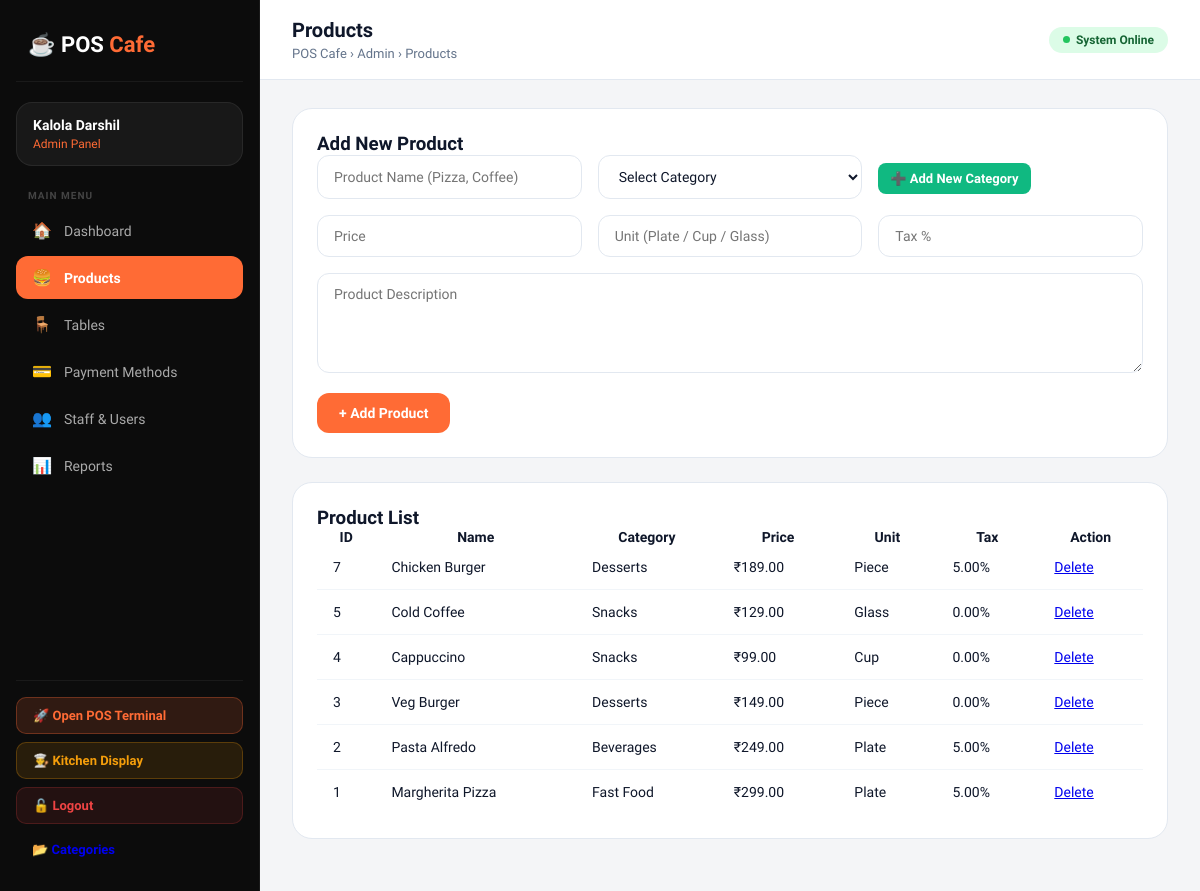
/admin/products.php (signed in), run on the app's committed database.
### tables this page shows
CREATE TABLE `products` (
  `id` int(11) NOT NULL,
  `name` varchar(120) NOT NULL,
  `category_id` int(11) NOT NULL,
  `price` decimal(10,2) NOT NULL,
  `unit` varchar(50) DEFAULT 'Plate',
  `tax` decimal(5,2) DEFAULT 0.00,
  `description` text DEFAULT NULL,
  `created_at` timestamp NOT NULL DEFAULT current_timestamp()
);

CREATE TABLE `categories` (
  `id` int(11) NOT NULL,
  `category_name` varchar(100) NOT NULL,
  `status` enum('active','inactive') DEFAULT 'active',
  `created_at` timestamp NOT NULL DEFAULT current_timestamp()
);

### admin/products.php (the view, shortened to what this page needs)
<?php
include("../config/db.php");
include("layout/header.php");
$products = mysqli_query($conn, "
    SELECT p.*, c.category_name
    FROM products p
    LEFT JOIN categories c ON p.category_id = c.id
    ORDER BY p.id DESC
");
?>
<div class="panel">
    <h3>Add New Product</h3>
    <form method="POST">
        <div class="form-grid">
            <input type="text" name="name" placeholder="Product Name (Pizza, Coffee)" required>
            <select name="category_id" required>
    <option value="">Select Category</option>
</select>
<div style="margin-top:8px;">
    <a href="categories.php?redirect=products" style="
        display:inline-block;
        text-decoration:none;
        background:#10b981;
        color:white;
        padding:8px 12px;
        border-radius:8px;
        font-size:13px;
        font-weight:600;
    ">
        ➕ Add New Category
    </a>
</div>
            <input type="number" step="0.01" name="price" placeholder="Price" required>
            <input type="text" name="unit" placeholder="Unit (Plate / Cup / Glass)">
            <input type="number" step="0.01" name="tax" placeholder="Tax %" value="">
        </div>
        <div style="margin-top:16px;">
            <textarea name="description" placeholder="Product Description"></textarea>
        </div>
        <div style="margin-top:16px;">
            <button type="submit" name="add_product" class="btn-primary">+ Add Product</button>
        </div>
    </form>
</div>
<div class="panel">
    <h3>Product List</h3>
    <div class="table-wrap">
        <table>
            <tr>
                <th>ID</th>
                <th>Name</th>
                <th>Category</th>
                <th>Price</th>
                <th>Unit</th>
                <th>Tax</th>
                <th>Action</th>
            </tr>
            <?php while($row = mysqli_fetch_assoc($products)) { ?>
            <tr>
                <td><?php echo $row['id']; ?></td>
                <td><?php echo htmlspecialchars($row['name']); ?></td>
                <td><?php echo htmlspecialchars($row['category_name']); ?></td>
                <td>₹<?php echo number_format($row['price'], 2); ?></td>
                <td><?php echo htmlspecialchars($row['unit']); ?></td>
                <td><?php echo $row['tax']; ?>%</td>
                <td>
                    <a class="action-btn delete-btn" href="delete_product.php?id=<?php echo $row['id']; ?>" onclick="return confirm('Delete this product?')">Delete</a>
                </td>
            </tr>
            <?php } ?>
        </table>
    </div>
</div>
<?php include("layout/footer.php"); ?>

### admin/layout/header.php (style rules this page uses)
*, *::before, *::after { margin: 0; padding: 0; box-sizing: border-box; }
:root { --primary: #FF6B35; --primary-dark: #E85520; --sidebar-bg: #0C0C0C; --sidebar-border: rgba(255,255,255,0.06); --main-bg: #F4F5F7; --card-bg: #FFFFFF; --text-dark: #0F172A; --text-muted: #64748B; --border: #E2E8F0; --success: #10B981; --danger: #EF4444; --warning: #F59E0B; }
body { font-family: 'Sora', sans-serif; background: var(--main-bg); color: var(--text-dark); }
.panel { background: var(--card-bg); border: 1px solid var(--border); border-radius: 20px; padding: 24px; margin-bottom: 24px; }
.form-grid { display: grid; grid-template-columns: repeat(auto-fit, minmax(220px, 1fr)); gap: 16px; }
input, select, textarea { padding: 12px 16px; border: 1px solid var(--border); border-radius: 12px; font-family: 'Sora', sans-serif; font-size: 14px; color: var(--text-dark); background: white; transition: all 0.2s ease; width: 100%; }
textarea { resize: vertical; min-height: 100px; }
.btn-primary { background: var(--primary); color: white; border: none; padding: 12px 22px; border-radius: 12px; font-family: 'Sora', sans-serif; font-size: 14px; font-weight: 600; cursor: pointer; transition: all 0.2s ease; display: inline-flex; align-items: center; gap: 8px; }
.table-wrap { overflow-x: auto; }
table { width: 100%; border-collapse: collapse; font-size: 14px; }
table tbody td { padding: 14px 16px; border-bottom: 1px solid #F1F5F9; color: var(--text-dark); }
table tbody tr:last-child td { border-bottom: none; }

### data on the page
products: id "7", name "Chicken Burger", category.category_name "Desserts", price "189.00", unit "Piece", tax "5.00"
products: id "5", name "Cold Coffee", category.category_name "Snacks", price "129.00", unit "Glass", tax "0.00"
products: id "4", name "Cappuccino", category.category_name "Snacks", price "99.00", unit "Cup", tax "0.00"
products: id "3", name "Veg Burger", category.category_name "Desserts", price "149.00", unit "Piece", tax "0.00"
products: id "2", name "Pasta Alfredo", category.category_name "Beverages", price "249.00", unit "Plate", tax "5.00"
products: id "1", name "Margherita Pizza", category.category_name "Fast Food", price "299.00", unit "Plate", tax "5.00"

### other printed values
$user_name "Kalola Darshil"
$user_role "Admin"
$item['icon'] "🏠"
$item['label'] "Dashboard"
$item['icon'] "🍔"
$item['label'] "Products"
$item['icon'] "🪑"
$item['label'] "Tables"
$item['icon'] "💳"
$item['label'] "Payment Methods"
$item['icon'] "👥"
$item['label'] "Staff & Users"
$item['icon'] "📊"
$item['label'] "Reports"
str_replace(['.php','_'], ['',' '], $current_page) "Products"
